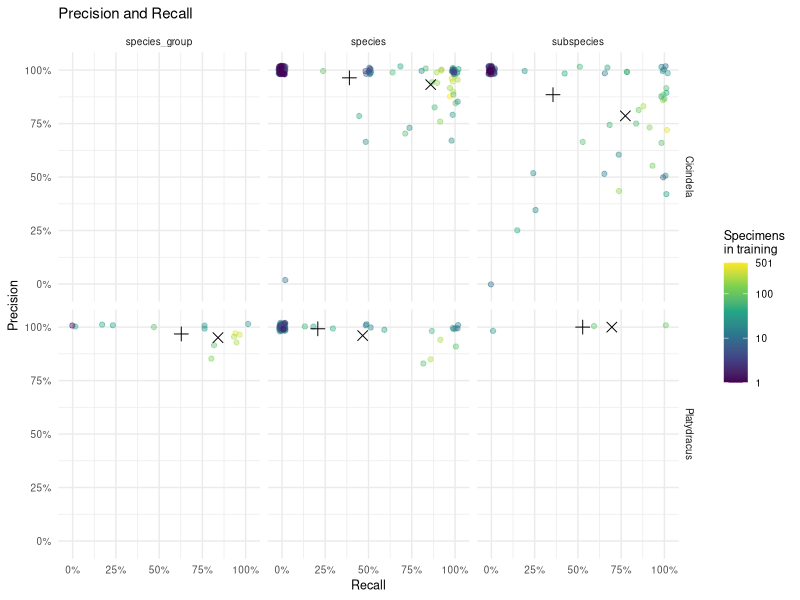
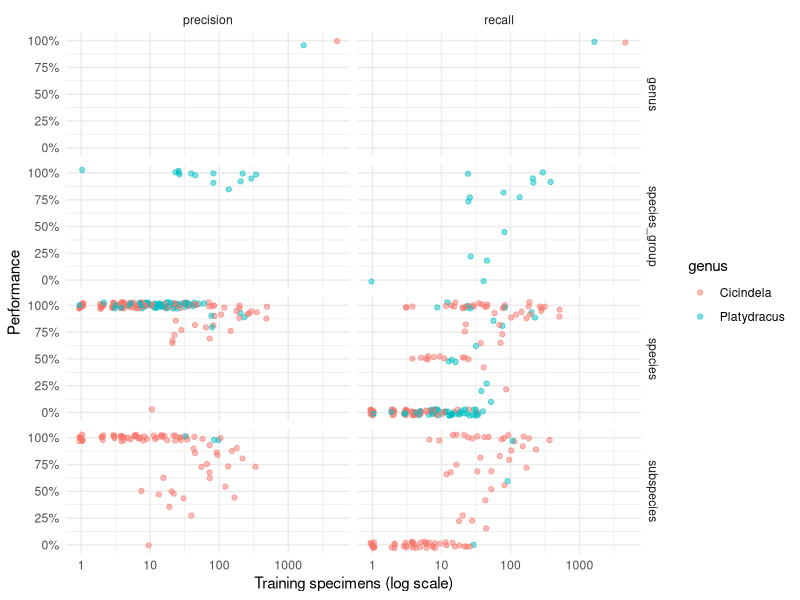
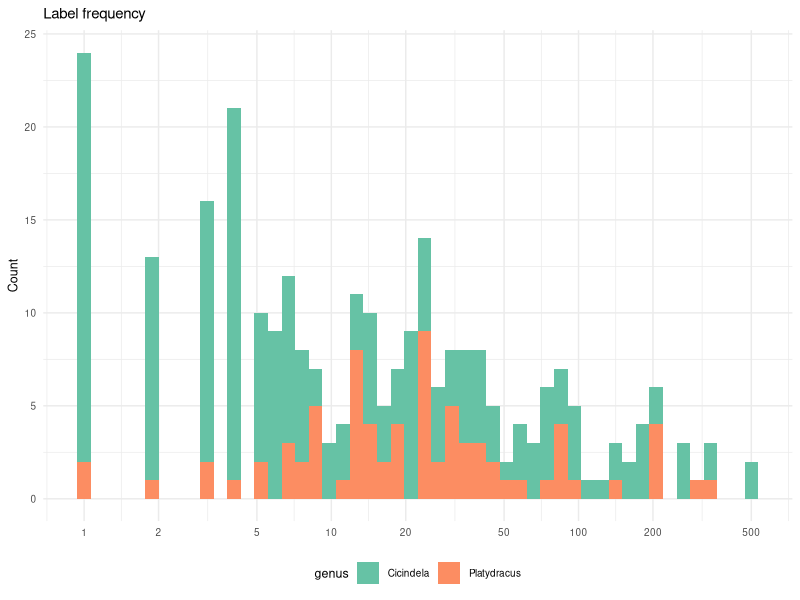
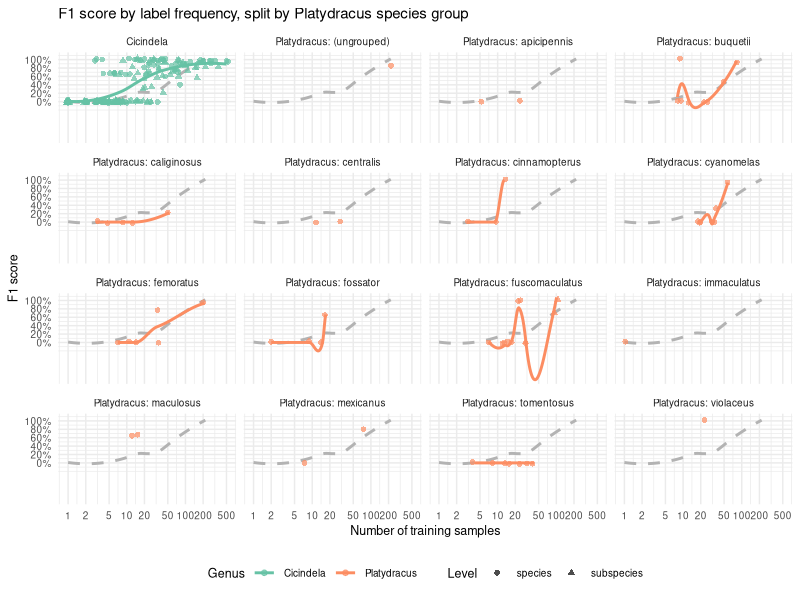
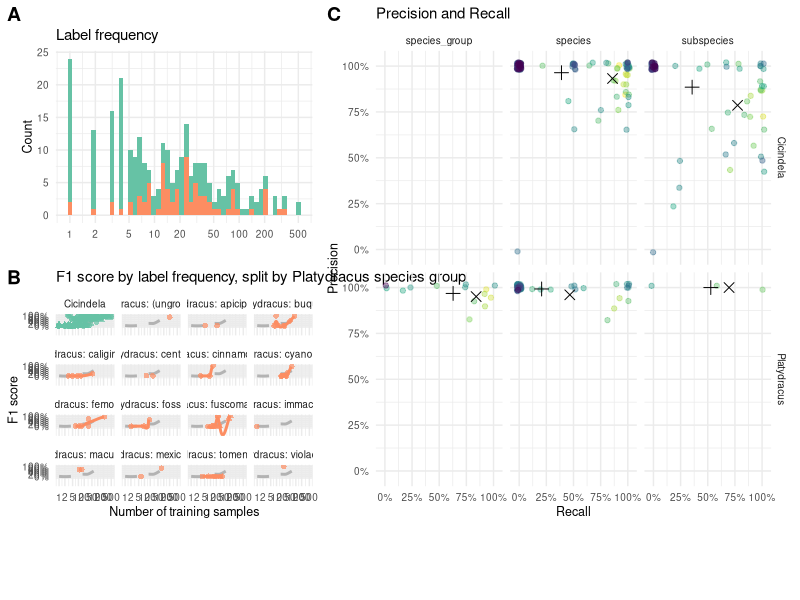
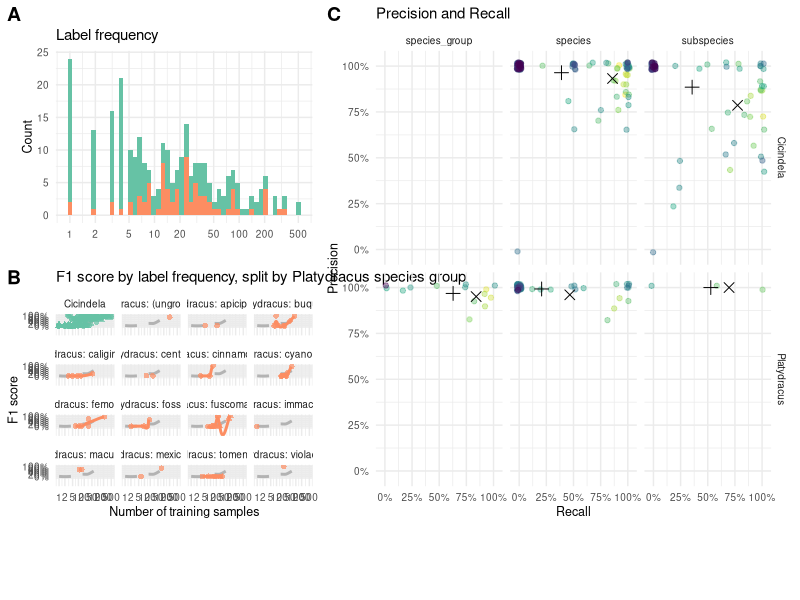
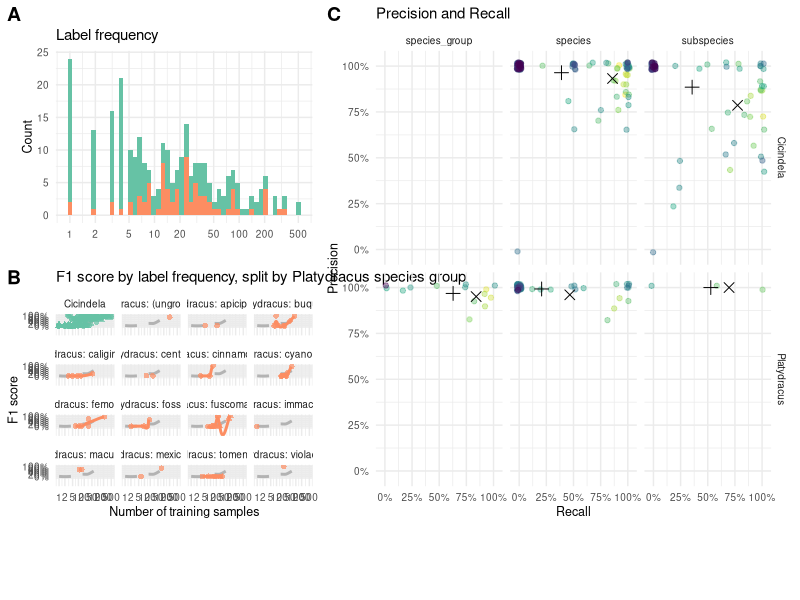

These charts were generated, in order, by the following R code:
## ---- chunk 1
set.seed(1324)
library(tidyverse)
library(ggthemes)
library(cowplot)
## ---- chunk 2
performance_data <- read_csv("test_results_eva02_large_patch14_448.mim_m38m_ft_in22k_in1k.csv") %>%
  mutate(
    across(starts_with('micro'), ~ .x / 100),
    taxonomic_level = case_when(
      str_detect(Term, "^[A-Z]") ~ "genus",
      str_detect(Term, "^[a-z]+group_") ~ "species_group",
      str_count(Term, "_") == 1 ~ "species",
      TRUE ~ "subspecies"
    ),
    taxonomic_level = factor(taxonomic_level, levels = c("genus", "species_group", "species", "subspecies")),
    f1 = true_positives / (true_positives + (false_positives + false_negatives) / 2)
  ) %>%
  rename(
    taxon = Term,
    precision = micro_precision,
    recall = micro_recall,
    training_specimens = N_train,
    test_specimens = N
  )

glimpse(performance_data)
## ---- chunk 3
species_groups_raw <- read_csv("./species_groups.csv", show_col_types = FALSE)

species_group_map <- species_groups_raw %>%
  mutate(
    parts = str_split(str_trim(full_taxonomy), "\\s+"),
    genus_part = map_chr(parts, 1),
    rest = map_chr(parts, ~ paste(.x[-1], collapse = "_"))
  ) %>%
  filter(genus_part == "Platydracus", rest != "") %>%
  transmute(
    taxon = paste0("platydracus_", rest),
    species_group = str_trim(species_group)
  )

# Propagate species-level group to subspecies rows that aren't listed explicitly.
species_level_map <- species_group_map %>%
  filter(str_count(taxon, "_") == 1) %>%
  rename(species_taxon = taxon, species_group_from_species = species_group)

performance_data <- performance_data %>%
  mutate(
    species_taxon = if_else(
      genus == "Platydracus" & taxonomic_level %in% c("species", "subspecies"),
      str_extract(taxon, "^platydracus_[^_]+"),
      NA_character_
    )
  ) %>%
  left_join(species_group_map, by = "taxon") %>%
  left_join(species_level_map, by = "species_taxon") %>%
  mutate(
    species_group = coalesce(species_group, species_group_from_species)
  ) %>%
  select(-species_taxon, -species_group_from_species)
## ---- chunk 4
calculate_averages <- function(data, ...) {
  data %>%
    group_by(...) %>%
    summarise(
      precision_equal = mean(precision, na.rm = TRUE),
      recall_equal = mean(recall, na.rm = TRUE),
      precision_weighted = weighted.mean(precision, training_specimens, na.rm = TRUE),
      recall_weighted = weighted.mean(recall, training_specimens, na.rm = TRUE),
      n_terms = n(),
      .groups = 'drop'
    )
}
## ---- chunk 5
summary_stats <- calculate_averages(performance_data, genus, taxonomic_level)

plot_averages <- summary_stats %>%
  select(-n_terms) %>%
  pivot_longer(cols = c(-genus, -taxonomic_level), names_to = 'metric') %>%
  mutate(
    weighted = str_detect(metric, '_weighted'),
    metric_clean = str_replace(metric, '^(.+?)_(equal|weighted)$', '\\1')
  ) %>%
  select(-metric) %>%
  pivot_wider(names_from = metric_clean, values_from = value) %>%
  mutate(
    weighting_type = if_else(weighted, "Weighted by specimens", "Equal taxa")
  )

print("Summary Statistics by Genus and Taxonomic Level:")
summary_stats
## ---- chunk 6
plot_data <- performance_data %>%
  filter(taxonomic_level != "genus") %>%
  mutate(taxonomic_level = droplevels(taxonomic_level)) %>%
  arrange(desc(training_specimens))

plot_averages_sub <- plot_averages %>%
  filter(taxonomic_level != "genus") %>%
  mutate(taxonomic_level = droplevels(taxonomic_level))
## ---- chunk 7
precision_recall_plot <- ggplot() +
  geom_jitter(
    data = plot_data,
    aes(y = precision, x = recall, color = training_specimens),
    width = 0.02,
    height = 0.02,
    alpha = 0.4
  ) +
  geom_point(
    data = plot_averages_sub,
    aes(y = precision, x = recall, shape = weighted),
    size = 3
  ) +
  scale_shape_manual(
    values = c(3, 4),
    name = 'Averaging',
    labels = c("taxa", 'specimens'),
    guide = 'none'
  ) +
  scale_color_viridis_c(
    trans = 'log10',
    name = "Specimens\nin training",
    breaks = c(1, 10, 100, max(plot_data$training_specimens))
  ) +
  scale_x_continuous(labels = scales::percent, breaks = seq(0,1,by=.25), limits=c(-0.03,1.03)) +
  scale_y_continuous(labels = scales::percent, breaks = seq(0,1,by=.25), limits=c(-0.03,1.03)) +
  ggtitle("Precision and Recall") +
  xlab("Recall") +
  ylab("Precision") +
  facet_grid(genus ~ taxonomic_level) +
  theme_minimal() +
  theme(text = element_text(size=9))

print(precision_recall_plot)
## ---- chunk 8
training_size_data <- performance_data %>%
  arrange(desc(training_specimens)) %>%
  pivot_longer(
    cols = c("precision", "recall"),
    names_to = "metric",
    values_to = "value"
  )
## ---- chunk 9
training_size_plot <- ggplot(training_size_data) +
  geom_jitter(
    aes(x = training_specimens, y = value, color = genus),
    width = 0.03,
    height = 0.03,
    alpha = 0.5
  ) +
  scale_x_log10() +
  scale_y_continuous(labels = scales::percent) +
  xlab("Training specimens (log scale)") +
  ylab("Performance") +
  facet_grid(taxonomic_level ~ metric) +
  theme_minimal()

print(training_size_plot)
## ---- chunk 10
cat("Dataset Overview:\n")
cat(sprintf("- Total taxa analyzed: %d\n", nrow(performance_data)))

for (g in sort(unique(performance_data$genus))) {
  gdata <- performance_data %>% filter(genus == g)
  cat(sprintf("\n%s (n_terms = %d):\n", g, nrow(gdata)))
  for (lvl in c("genus", "species", "subspecies")) {
    sub <- gdata %>% filter(taxonomic_level == lvl)
    if (nrow(sub) == 0) next
    row <- summary_stats %>% filter(genus == g, taxonomic_level == lvl)
    cat(sprintf("  %-10s  n=%3d  precision (equal)=%.1f%%  recall (equal)=%.1f%%  precision (wt)=%.1f%%  recall (wt)=%.1f%%\n",
                lvl, nrow(sub),
                100 * row$precision_equal, 100 * row$recall_equal,
                100 * row$precision_weighted, 100 * row$recall_weighted))
  }
}
## ---- chunk 11
dist_plot <- ggplot(plot_data) +
  geom_histogram(
    aes(x = training_specimens, fill = genus),
    bins = 50,
    position = "stack"
  ) +
  scale_fill_brewer(palette = "Set2") +
  scale_x_log10(breaks=c(1,2,5,10,20,50,100,200,500)) +
  ggtitle("Label frequency") +
  xlab(NULL) +
  ylab("Count") +
  theme_minimal() +
  theme(text = element_text(size=9), legend.position = "bottom")

dist_plot
## ---- chunk 12
f1_data <- plot_data %>%
  filter(taxonomic_level %in% c("species", "subspecies")) %>%
  mutate(
    panel = case_when(
      genus == "Cicindela" ~ "Cicindela",
      !is.na(species_group) ~ paste0("Platydracus: ", species_group),
      TRUE ~ "Platydracus: (ungrouped)"
    )
  )

# Baseline: Platydracus species/subspecies points, repeated in every panel.
baseline_data <- f1_data %>%
  filter(genus == "Platydracus") %>%
  select(training_specimens, f1)

f1_plot <- ggplot(f1_data, aes(x = training_specimens, y = f1)) +
  geom_smooth(
    data = baseline_data,
    aes(x = training_specimens, y = f1),
    method = "loess",
    span = 0.8,
    se = FALSE,
    color = gray(0.7),
    linetype = "dashed",
    inherit.aes = FALSE
  ) +
  geom_smooth(
    aes(color = genus),
    method = "loess",
    span = 0.8,
    se = FALSE
  ) +
  geom_jitter(
    aes(color = genus, shape = taxonomic_level),
    width = 0.03,
    height = 0.03,
    alpha = 0.7,
    size = 1.6
  ) +
  scale_x_log10(breaks = c(1, 2, 5, 10, 20, 50, 100, 200, 500)) +
  scale_y_continuous(
    labels = scales::percent,
    breaks = seq(0, 1.00, by = 0.20)
  ) +
  scale_color_brewer(palette = "Set2", name = "Genus") +
  scale_shape_discrete(name = "Level") +
  facet_wrap(~ panel, ncol = 4) +
  ggtitle("F1 score by label frequency, split by Platydracus species group") +
  xlab("Number of training samples") +
  ylab("F1 score") +
  theme_minimal() +
  theme(text = element_text(size = 9), legend.position = "bottom")

f1_plot
## ---- chunk 13
f1_data %>%
  filter(genus == "Platydracus", !is.na(species_group)) %>%
  group_by(species_group) %>%
  summarise(
    n_taxa = n(),
    median_f1 = median(f1, na.rm = TRUE),
    mean_f1 = mean(f1, na.rm = TRUE),
    median_train = median(training_specimens),
    .groups = "drop"
  ) %>%
  arrange(median_f1)
## ---- chunk 14
legend_AB <- get_legend(
  f1_plot + theme(
    legend.position = 'bottom',
    legend.box = 'vertical',
    legend.box.spacing = unit(0, 'pt'),
    legend.spacing.y = unit(-4, 'pt'),
    legend.margin = margin(0, 0, 0, 0)
  )
)
legend_C  <- get_legend(
  precision_recall_plot +
    theme(legend.position = 'bottom', legend.box = 'horizontal') +
    guides(color = guide_colorbar(barwidth = 8, barheight = 0.6))
)
## ---- chunk 15
p_AB <- cowplot::plot_grid(
  dist_plot + theme(legend.position = 'none'),
  f1_plot + theme(legend.position = 'none'),
  ncol = 1,
  labels = "AUTO",
  align = 'hv',
  axis = 'lrtb'
)

top_row <- cowplot::plot_grid(
  p_AB,
  precision_recall_plot + theme(legend.position = 'none'),
  rel_widths = c(0.8, 1.2),
  nrow = 1,
  labels = c("", "C")
)

legend_row <- cowplot::plot_grid(
  legend_AB,
  legend_C,
  rel_widths = c(0.8, 1.2),
  nrow = 1
)

p <- cowplot::plot_grid(
  top_row,
  legend_row,
  ncol = 1,
  rel_heights = c(1, 0.14)
)

p
## ---- chunk 16
ggsave(
  filename = 'taxonomy_metrics.pdf',
  plot = p,
  device = 'pdf',
  width = 11,
  height = 5,
  units = 'in',
  useDingbats = FALSE
)

ggsave(
  filename = 'taxonomy_metrics.png',
  plot = p,
  device = 'png',
  width = 11,
  height = 5,
  units = 'in',
  dpi = 300
)
## ---- chunk 17
performance_data %>%
  filter(taxon %in% c("cicindela_sylvicola", "Cicindela", "Platydracus"))
